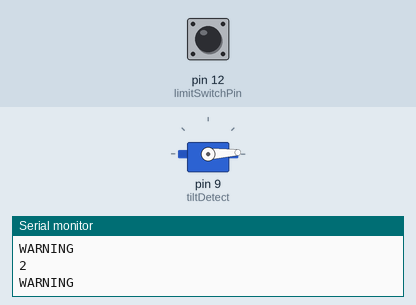
Simulated run of this sketch. Board: Arduino Uno, built with avr-gcc and run on an emulated ATmega328P. Shown: servo, the last lines printed to the serial monitor. Inputs (shaded band) come from the test bench; at power-on: pin 12 (limitSwitchPin) HIGH.

Above: at 0.05 s.
At 0.7 s:
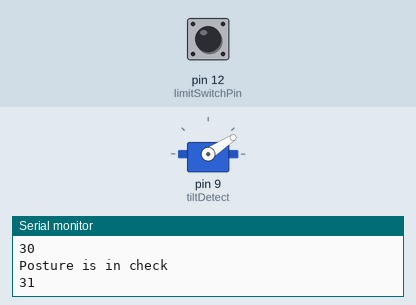
At 1.35 s:
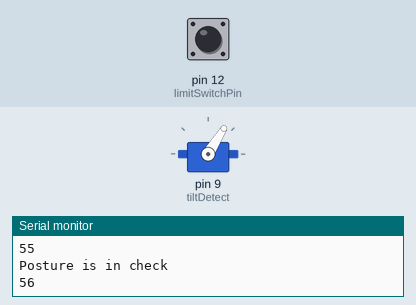
At 7.15 s:
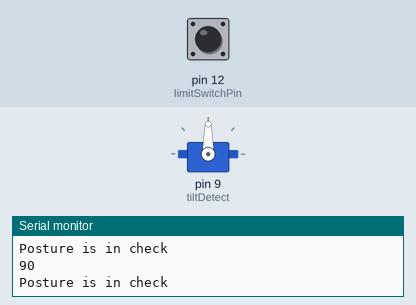
Timing chart, 0 to 9.3 s (numbered marks = the images above):
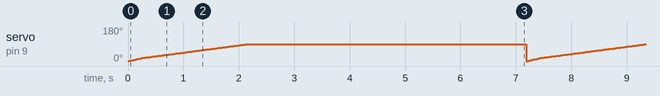

Measured:
- by itself, servo on pin 9 (tiltDetect): ramps from 0° to 90° and jumps back, once every 7.2 s

The sketch:

praxis_prototype_3.ino
```cpp
#include <Servo.h>
#include <ezButton.h>

// servo
Servo tiltDetect;
int servoPos = 0;

// limit switch
const int limitSwitchPin = 12;
ezButton limitSwitch(limitSwitchPin);

// interval to repeat in ms
const int interval = 5000;

const int allowableTrunkInclination = 10;


void setup() {
  Serial.begin(9600); // serial monitor
  // limit switch
  limitSwitch.setDebounceTime(50);

  // servo
  tiltDetect.attach(9);
  tiltDetect.write(0);

}

void loop() {
  limitSwitch.loop();
  // bring servo to base position
  for (servoPos = 0; servoPos <= 90; servoPos += 1) {
    int state = limitSwitch.getState(); // HIGH or LOW for pressed or not pressed

    tiltDetect.write(servoPos);
    Serial.println(servoPos);
    delay (15);

    if (state == HIGH && servoPos <= allowableTrunkInclination) { // test to get correct servoPos value
        // maybe add buzzer
        Serial.println("WARNING");
    }
    else {
        Serial.println("Posture is in check");
    }
  }
  delay(interval);
}
```
